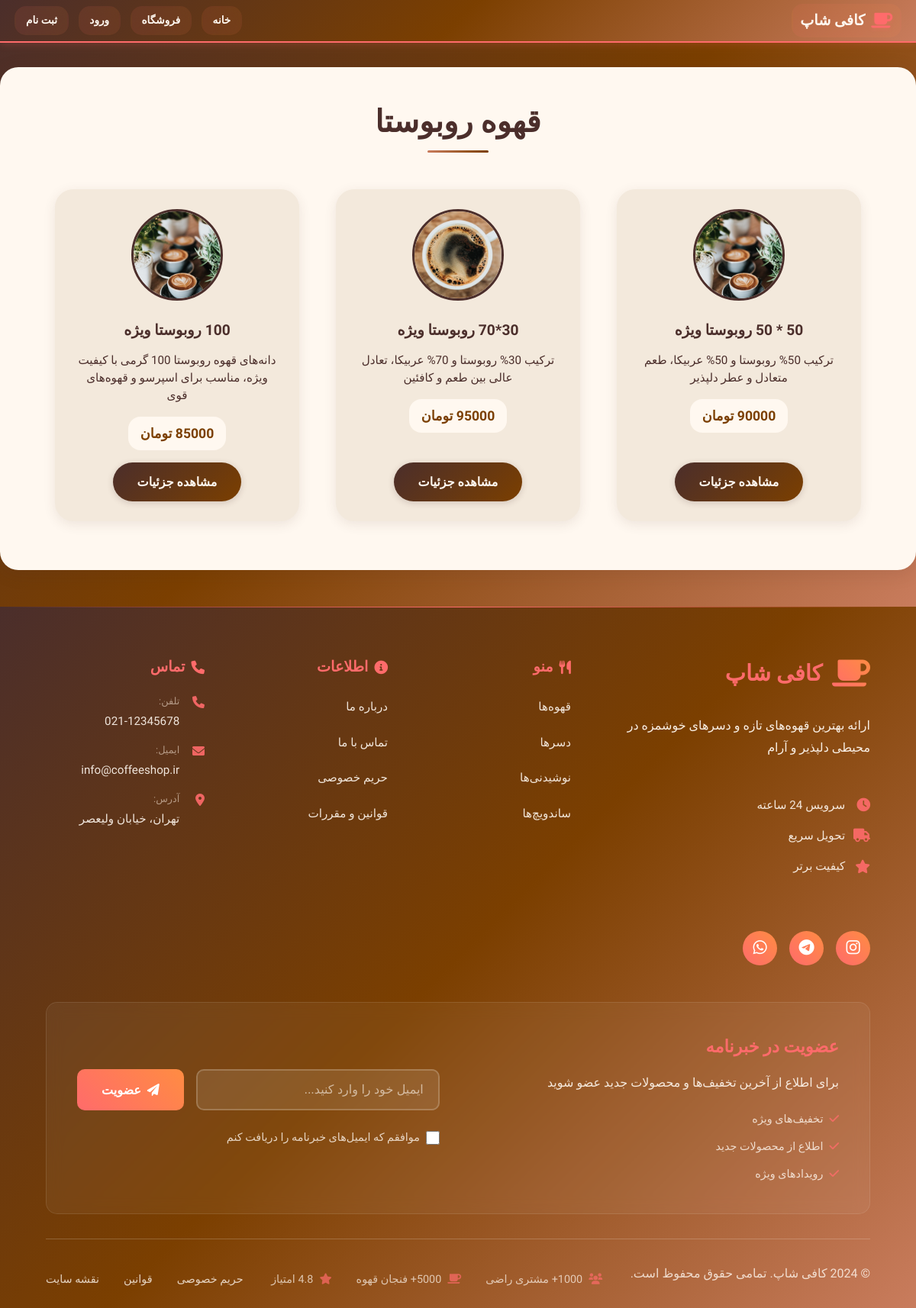
Page /shop/category/2/ on the committed database.
### shop/models.py (models this page shows, shortened)
class Category(models.Model):
    name = models.CharField(max_length=100)
    description = models.TextField(blank=True)
    image = models.ImageField(upload_to='categories/', blank=True, null=True)
    parent = models.ForeignKey('self', null=True, blank=True, related_name='children', on_delete=models.CASCADE)

class Product(models.Model):
    name = models.CharField(max_length=200, db_index=True)
    description = models.TextField()
    price = models.DecimalField(max_digits=10, decimal_places=2, db_index=True)
    image = models.ImageField(upload_to='products/', blank=True, null=True)
    category = models.ForeignKey(Category, on_delete=models.CASCADE, db_index=True)
    stock = models.IntegerField(default=0, db_index=True)
    featured = models.BooleanField(default=False, verbose_name='ویژه', db_index=True)
    created_at = models.DateTimeField(auto_now_add=True, db_index=True)
    updated_at = models.DateTimeField(auto_now=True)
    class Meta:
        ordering = ['-created_at']
        indexes = [
            models.Index(fields=['category', '-created_at']),
            models.Index(fields=['featured', '-created_at']),
            models.Index(fields=['price']),
        ]

### shop/views.py (the view)
# urls.py: path('category/<int:category_id>/', views.category_detail, name='category_detail'),
def category_detail(request, category_id):
    category = Category.objects.get(id=category_id)
    subcategories = Category.objects.filter(parent=category)
    products = Product.objects.filter(category=category)
    return render(request, 'shop/category_detail.html', {
        'category': category,
        'subcategories': subcategories,
        'products': products,
    })

### shop/recursion_prevention.py (called while the page is built, shortened)
    def process_response(self, request, response):
        if hasattr(self.local, 'request_stack') and self.local.request_stack:
            self.local.request_stack.pop()
            if not self.local.request_stack:
                self.local.start_time = time.time()
        return response

    def process_request(self, request):
        path = request.path
        if path == '/' and request.GET.get('loop_prevention'):
            return HttpResponse("Loop prevention activated", status=200)
        pass
        return None

### shop/templates/shop/category_detail.html (shortened to what this page needs)
{% extends 'shop/base.html' %}
{% load static %}
{% block content %}
<div class="category-detail-container">
    <div class="category-detail-title">{{ category.name }}</div>
    <div class="product-grid">
        {% for product in products %}
            <div class="product-card">
                {% if product.image %}
                    <img src="{{ product.image.url }}" alt="{{ product.name }}">
                {% else %}
                    <img src="https://placehold.co/120x120/4B2E2B/FFF8F0?text=☕" alt="بدون تصویر">
                {% endif %}
                <h4>{{ product.name }}</h4>
                <p>{{ product.description|truncatewords:15 }}</p>
                <div class="price">{{ product.price|floatformat:0 }} تومان</div>
                <a href="{% url 'product_detail' product.id %}">مشاهده جزئیات</a>
            </div>
        {% empty %}
            <div class="empty-state">
                محصولی در این دسته‌بندی یافت نشد.
            </div>
        {% endfor %}
    </div>
</div>
{% endblock %}

### shop/static/shop/style.css (style rules this page uses)
* { margin: 0; padding: 0; box-sizing: border-box; }
html, body { margin: 0; padding: 0; height: 100%; }
body { background: linear-gradient(135deg, #4B2E2B 0%, #7B3F00 50%, #C97C5D 100%); background-attachment: fixed; background-size: 100% 100vh; color: #FFF8F0; font-family: 'Vazirmatn', 'Tahoma', 'Segoe UI', Arial, sans-serif; margin: 0; padding: 0; overflow-x: hidden; line-height: 1.6; min-height: 100vh; }
header, main, footer, section, div { margin: 0; padding: 0; }
.product-grid { display: grid; grid-template-columns: repeat(auto-fill, minmax(300px, 1fr)); gap: 2rem; }
.product-card { background: rgba(255, 255, 255, 0.9); border-radius: 20px; overflow: hidden; box-shadow: 0 8px 25px rgba(0, 0, 0, 0.1); transition: transform 0.3s ease, box-shadow 0.3s ease; position: relative; }
* { z-index: auto !important; }

### shop/static/shop/style-enhancements.css (style rules this page uses)
:root { --primary-color: #8B4513; --secondary-color: #D2691E; --accent-color: #F4A460; --dark-brown: #4B2E2B; --light-cream: #FFF8F0; --shadow-light: rgba(0, 0, 0, 0.1); --shadow-medium: rgba(0, 0, 0, 0.2); --shadow-heavy: rgba(0, 0, 0, 0.3); --gradient-primary: linear-gradient(135deg, var(--dark-brown) 0%, var(--primary-color) 50%, var(--secondary-color) 100%); --border-radius: 12px; --transition: all 0.3s cubic-bezier(0.4, 0, 0.2, 1); }
.product-grid { display: grid; grid-template-columns: repeat(auto-fit, minmax(280px, 1fr)); gap: 24px; padding: 24px; }
.product-card { background: rgba(255, 248, 240, 0.05); backdrop-filter: blur(15px); border-radius: var(--border-radius); padding: 20px; transition: var(--transition); border: 1px solid rgba(255, 248, 240, 0.1); position: relative; overflow: hidden; }
.product-card::before { content: ''; position: absolute; top: 0; left: 0; right: 0; height: 3px; background: var(--gradient-primary); transform: scaleX(0); transition: transform 0.3s ease; }

### shop/templates/shop/category_detail.html (style rules this page uses)
.category-detail-container { max-width: 1200px; margin: 2rem auto; background: #FFF8F0; border-radius: 1.5rem; box-shadow: 0 4px 24px #4B2E2B22; padding: 2.5rem; }
.category-detail-title { font-size: 2.5rem; font-weight: bold; color: #4B2E2B; margin-bottom: 2rem; text-align: center; position: relative; }
.category-detail-title::after { content: ''; position: absolute; bottom: -0.5rem; left: 50%; transform: translateX(-50%); width: 80px; height: 3px; background: linear-gradient(90deg, #C97C5D, #7B3F00); border-radius: 2px; }
.product-grid { display: grid; grid-template-columns: repeat(auto-fit, minmax(280px, 1fr)); gap: 2rem; justify-items: center; }
.product-card { background: #F3E9DC; border-radius: 1.5rem; box-shadow: 0 4px 16px rgba(75,46,43,0.1); padding: 1.5rem; width: 100%; max-width: 320px; display: flex; flex-direction: column; align-items: center; transition: all 0.3s; border: 2px solid transparent; }
.product-card img { width: 120px; height: 120px; object-fit: cover; border-radius: 50%; margin-bottom: 1.5rem; border: 3px solid #4B2E2B; transition: all 0.3s; }
.product-card h4 { font-size: 1.2rem; margin-bottom: 0.8rem; color: #4B2E2B; text-align: center; font-weight: bold; }
.product-card p { font-size: 0.95rem; margin-bottom: 1rem; color: #4B2E2B; text-align: center; line-height: 1.5; }
.product-card .price { font-weight: bold; color: #7B3F00; margin-bottom: 1rem; font-size: 1.1rem; background: #FFF8F0; padding: 0.5rem 1rem; border-radius: 1rem; }
.product-card a { background: linear-gradient(135deg, #4B2E2B 0%, #7B3F00 100%); color: #FFF8F0; border-radius: 2rem; padding: 0.8rem 2rem; text-decoration: none; font-size: 1rem; font-weight: bold; margin-top: auto; transition: all 0.3s; box-shadow: 0 2px 8px rgba(75,46,43,0.2); }

### rows in the picture
Category: name "قهوه روبوستا"
Product: image (picture), name "50 * 50 روبوستا ویژه", description "ترکیب 50% روبوستا و 50% عربیکا، طعم متعادل و عطر دلپذیر", price "90000"
Product: image (picture), name "30*70 روبوستا ویژه", description "ترکیب 30% روبوستا و 70% عربیکا، تعادل عالی بین طعم و کافئین", price "95000"
Product: image (picture), name "100 روبوستا ویژه", description "دانه‌های قهوه روبوستا 100 گرمی با کیفیت ویژه، مناسب برای اسپرسو و قهوه‌های قوی", price "85000"
